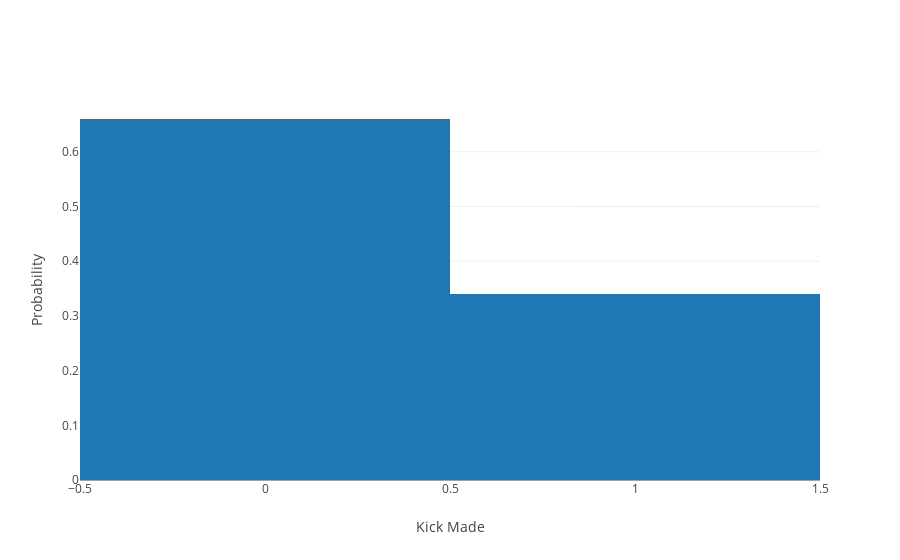

The notebook cell saved with this chart:
### Code cell
num_tests = 1000
kick_values = []

for test in range(num_tests):
    kick_made = np.random.choice([1, 0], p=[kick_prob, (1-kick_prob)])
    kick_values.append(kick_made)

plot_data = [go.Histogram(x=kick_values, histnorm='probability')]

plot_layout = go.Layout(
    xaxis=dict(
        title='Kick Made'
    ),
    yaxis=dict(
        title='Probability'
    )
)

fig = go.Figure(data=plot_data, layout=plot_layout)
iplot(fig)

### Figure 1 — Plotly figure (JSON) as saved in the notebook; plotly's stock layout.template omitted (floating-point values rounded to 4 significant figures; data arrays with more than 128 entries replaced by an {"elided": "..."} marker saying what was removed)
{"data": [{"histnorm": "probability", "type": "histogram", "uid": "578d7668-ca1e-11e8-a39e-f0189801d286", "x": {"elided": "1000 int values"}}], "layout": {"xaxis": {"title": "Kick Made"}, "yaxis": {"title": "Probability"}}}
